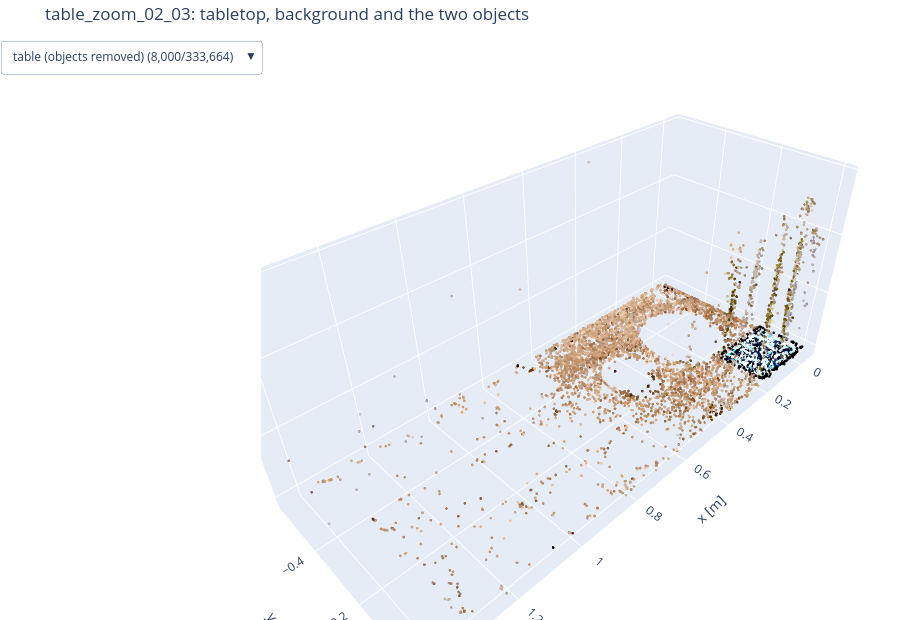

Source (notebook cell):
### Markdown cell above
## The four splats in 3D
Switch with the dropdown. All four are in the same metric frame: x along the board's 7-square side, y toward the top of the
board image, z up with the **tabletop at z = 0** (the 8 mm tablet offset is applied).

### Code cell
from hurobo.utils.viewer import splat_figure

splat_figure(
    {
        "table (objects removed)": ROOT / "data/splats/table_zoom_02_03_table.ply",
        "background": ROOT / "data/splats/table_zoom_02_03_background.ply",
        "plate": ROOT / "data/splats/table_zoom_02_03_plate.ply",
        "bowl": ROOT / "data/splats/table_zoom_02_03_bowl.ply",
    },
    max_points=8000,
    title="table_zoom_02_03: tabletop, background and the two objects",
).show()

### Figure 1 — Plotly figure (JSON) as saved in the notebook; plotly's stock layout.template omitted (floating-point values rounded to 4 significant figures; data arrays with more than 128 entries replaced by an {"elided": "..."} marker saying what was removed)
{"data": [{"hoverinfo": "skip", "marker": {"color": {"elided": "8000 str values"}, "opacity": 0.9, "size": 1.6}, "mode": "markers", "name": "table (objects removed) (8,000/333,664)", "type": "scatter3d", "visible": true, "x": {"elided": "8000 float values"}, "y": {"elided": "8000 float values"}, "z": {"elided": "8000 float values"}}, {"hoverinfo": "skip", "marker": {"color": {"elided": "8000 str values"}, "opacity": 0.9, "size": 1.6}, "mode": "markers", "name": "background (8,000/395,734)", "type": "scatter3d", "visible": false, "x": {"elided": "8000 float values"}, "y": {"elided": "8000 float values"}, "z": {"elided": "8000 float values"}}, {"hoverinfo": "skip", "marker": {"color": {"elided": "8000 str values"}, "opacity": 0.9, "size": 1.6}, "mode": "markers", "name": "plate (8,000/33,979)", "type": "scatter3d", "visible": false, "x": {"elided": "8000 float values"}, "y": {"elided": "8000 float values"}, "z": {"elided": "8000 float values"}}, {"hoverinfo": "skip", "marker": {"color": {"elided": "5790 str values"}, "opacity": 0.9, "size": 1.6}, "mode": "markers", "name": "bowl (5,790/13,192)", "type": "scatter3d", "visible": false, "x": {"elided": "5790 float values"}, "y": {"elided": "5790 float values"}, "z": {"elided": "5790 float values"}}], "layout": {"height": 620, "margin": {"b": 0, "l": 0, "r": 0, "t": 40}, "scene": {"aspectmode": "data", "camera": {"up": {"x": 0, "y": 0, "z": 1}}, "xaxis": {"title": {"text": "x [m]"}}, "yaxis": {"title": {"text": "y [m]"}}, "zaxis": {"title": {"text": "z [m]"}}}, "title": {"text": "table_zoom_02_03: tabletop, background and the two objects"}, "updatemenus": [{"buttons": [{"args": [{"visible": [true, false, false, false]}], "label": "table (objects removed) (8,000/333,664)", "method": "update"}, {"args": [{"visible": [false, true, false, false]}], "label": "background (8,000/395,734)", "method": "update"}, {"args": [{"visible": [false, false, true, false]}], "label": "plate (8,000/33,979)", "method": "update"}, {"args": [{"visible": [false, false, false, true]}], "label": "bowl (5,790/13,192)", "method": "update"}], "x": 0.0, "y": 1.0}]}}
